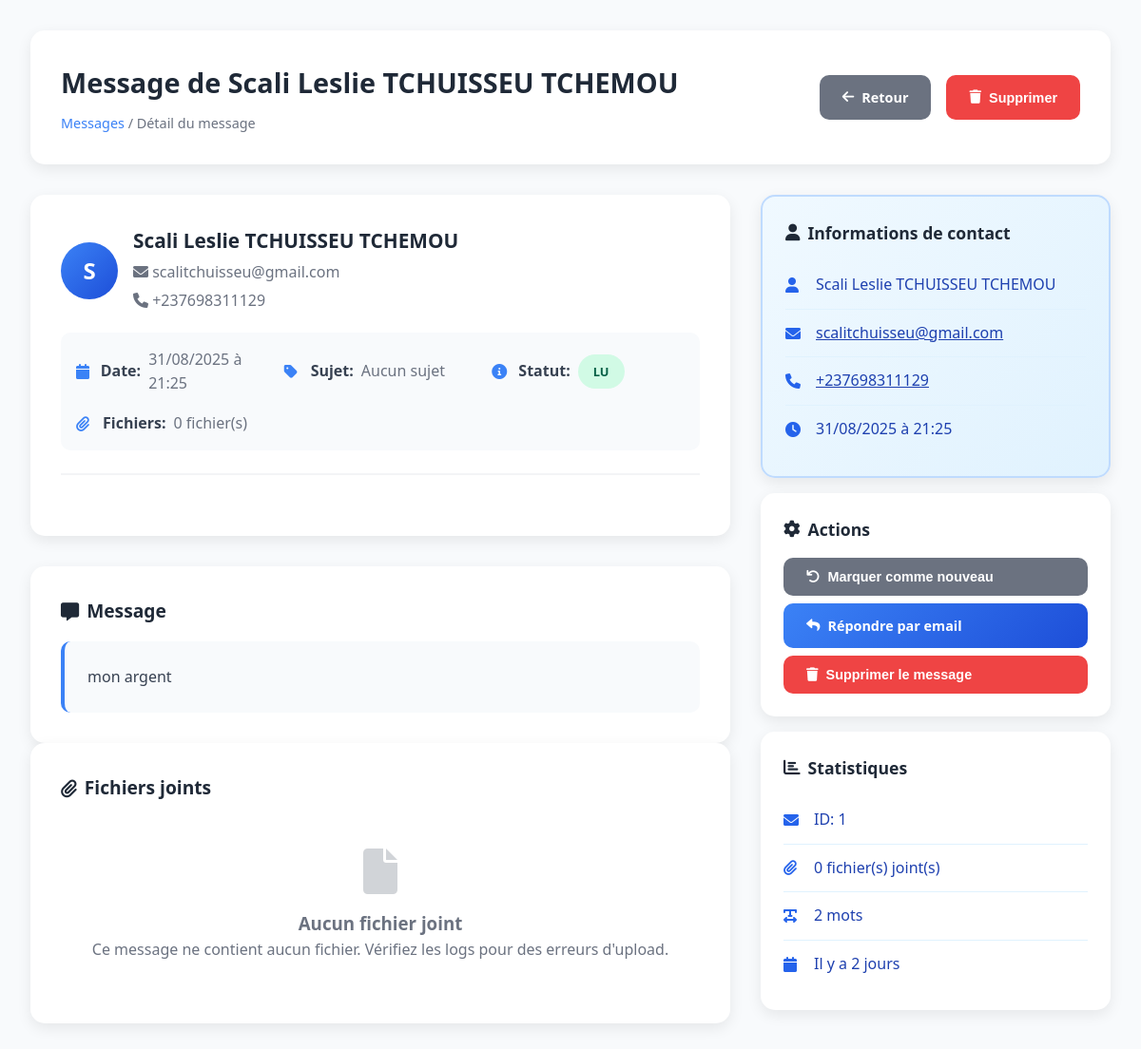
Before: /views/admin/message-detail.php?id=1 with the older database file.
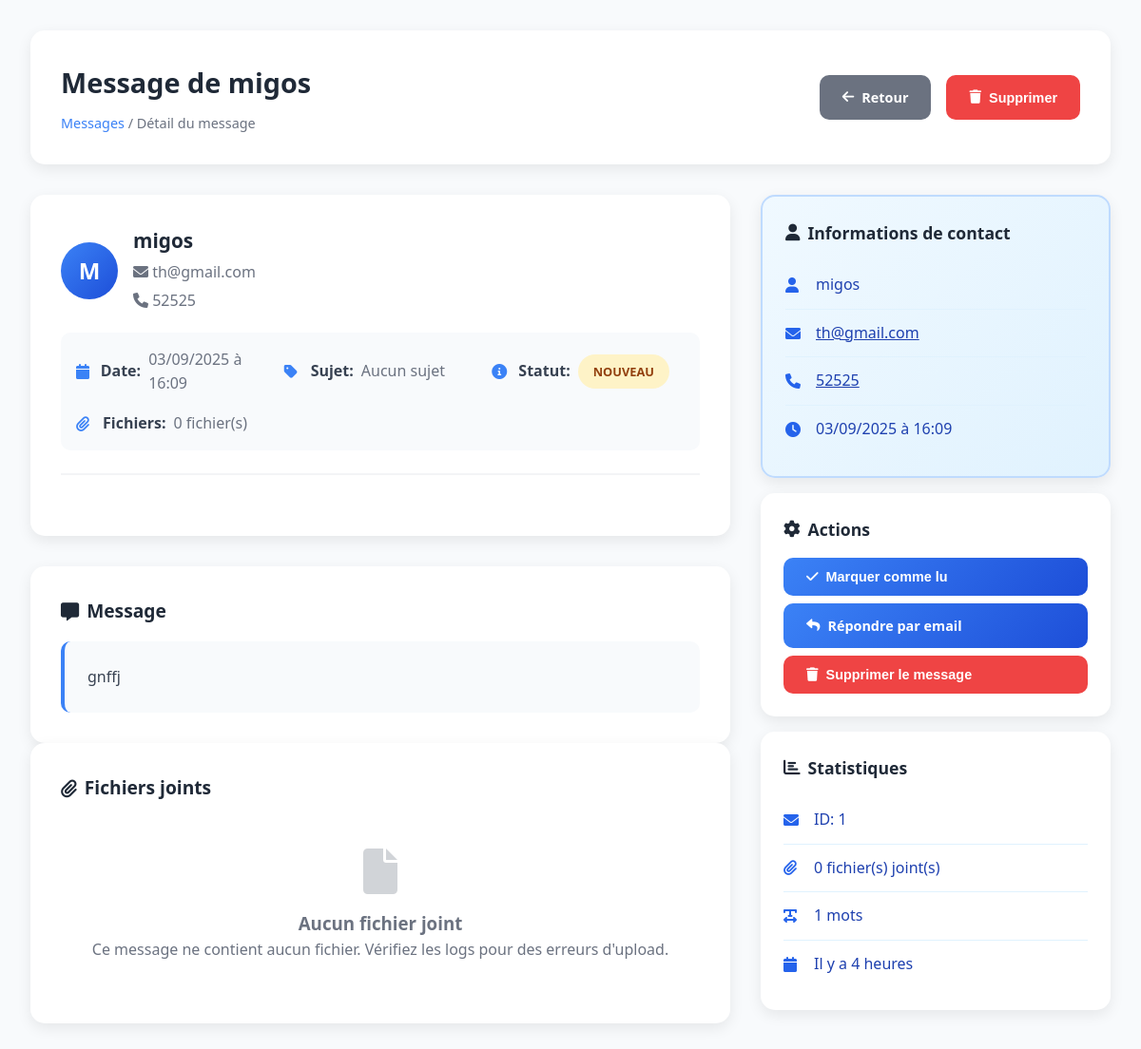
After: the same page with the newer database file.
### tables this page shows
CREATE TABLE contacts (
                    id INTEGER PRIMARY KEY AUTOINCREMENT,
                    name VARCHAR(255) NOT NULL,
                    email VARCHAR(255) NOT NULL,
                    phone VARCHAR(50),
                    subject VARCHAR(255),
                    message TEXT NOT NULL,
                    status VARCHAR(20) DEFAULT 'new',
                    appointment_id INTEGER,
                    appointment_requested INTEGER DEFAULT 0,
                    payment_method VARCHAR(20),
                    created_at DATETIME DEFAULT (datetime('now')),
                    updated_at DATETIME DEFAULT (datetime('now')),
                    FOREIGN KEY (appointment_id) REFERENCES appointments(id) ON DELETE SET NULL
                );

### views/admin/message-detail.php (the view, shortened to what the changed rows need)
<?php
$db = new Database();
$conn = $db->getConnection();
$contact_id = isset($_GET['id']) ? (int)$_GET['id'] : 0;
$stmt = $conn->prepare("SELECT * FROM contacts WHERE id = ?");
$stmt->execute([$contact_id]);
$contact = $stmt->fetch(PDO::FETCH_ASSOC);
$stmt = $conn->prepare("SELECT * FROM contact_files WHERE contact_id = ?");
$stmt->execute([$contact_id]);
$files = $stmt->fetchAll(PDO::FETCH_ASSOC);
?>
<!DOCTYPE html>
<html lang="fr">
<head>
    <link rel="stylesheet" href="https://cdnjs.cloudflare.com/ajax/libs/font-awesome/6.0.0/css/all.min.css">
</head>
<body>
    <div class="container">
        <div class="page-header">
            <div class="header-info">
                <h1>Message de <?php echo htmlspecialchars($contact['name']); ?></h1>
                <div class="breadcrumb">
                    <a href="/admin/contacts">Messages</a> / Détail du message
                </div>
            </div>
        </div>
        <div class="content-grid">
            <div class="main-content">
                <div class="message-card">
                    <div class="message-header">
                        <div class="sender-info">
                            <div class="sender-avatar">
                                <?php echo strtoupper(substr($contact['name'], 0, 1)); ?>
                            </div>
                            <div class="sender-details">
                                <h3><?php echo htmlspecialchars($contact['name']); ?></h3>
                                <p><i class="fas fa-envelope"></i> <?php echo htmlspecialchars($contact['email']); ?></p>
                                <?php if (!empty($contact['phone'])): ?>
                                    <p><i class="fas fa-phone"></i> <?php echo htmlspecialchars($contact['phone']); ?></p>
                                <?php endif; ?>
                            </div>
                        </div>
                        <div class="message-meta">
                            <div class="meta-item">
                                <i class="fas fa-calendar meta-icon"></i>
                                <span class="meta-label">Date:</span>
                                <span class="meta-value"><?php echo date('d/m/Y à H:i', strtotime($contact['created_at'])); ?></span>
                            </div>
                            <div class="meta-item">
                                <i class="fas fa-tag meta-icon"></i>
                                <span class="meta-label">Sujet:</span>
                                <span class="meta-value"><?php echo htmlspecialchars($contact['subject'] ?: 'Aucun sujet'); ?></span>
                            </div>
                            <div class="meta-item">
                                <i class="fas fa-info-circle meta-icon"></i>
                                <span class="meta-label">Statut:</span>
                                <span class="status-badge <?php echo $contact['status'] === 'new' ? 'status-new' : 'status-read'; ?>">
                                    <?php echo $contact['status'] === 'new' ? 'Nouveau' : 'Lu'; ?>
                                </span>
                            </div>
                        </div>
                    </div>
                </div>
                <div class="message-content">
                    <h2 class="content-title">
                        <i class="fas fa-comment-alt"></i>
                        Message
                    </h2>
                    <div class="message-text">
                        <?php echo nl2br(htmlspecialchars($contact['message'])); ?>
                    </div>
                </div>
                <?php if (!empty($files)): ?>
                    <div class="files-section">
                        <h2 class="content-title">
                            <i class="fas fa-paperclip"></i>
                            Fichiers joints (<?php echo count($files); ?>)
                        </h2>
                        <div class="files-grid">
                            <?php foreach ($files as $file): ?>
                                <div class="file-item">
                                    <div class="file-icon <?php echo getFileIconClass($file['original_name']); ?>">
                                        <i class="<?php echo getFileIcon($file['original_name']); ?>"></i>
                                    </div>
                                    <div class="file-info">
                                        <div class="file-name">
                                            <?php echo htmlspecialchars($file['original_name']); ?>
                                            <?php if ($file['file_missing']): ?>
                                                <span class="file-missing">(Fichier manquant)</span>
                                            <?php endif; ?>
                                        </div>
                                        <div class="file-details">
                                            <?php echo formatFileSize($file['file_size']); ?> •
                                            <?php echo strtoupper(pathinfo($file['original_name'], PATHINFO_EXTENSION)); ?> •
                                            <?php echo date('d/m/Y H:i', strtotime($file['uploaded_at'])); ?>
                                        </div>
                                    </div>
                                    <div class="file-actions">
                                        <?php if (!$file['file_missing']): ?>
                                            <?php if (strtolower(pathinfo($file['original_name'], PATHINFO_EXTENSION)) === 'pdf'): ?>
                                                <button class="file-btn btn-view" onclick="viewPDF('<?php echo htmlspecialchars($file['file_path']); ?>', '<?php echo htmlspecialchars($file['original_name']); ?>')" title="Aperçu">
                                                    <i class="fas fa-eye"></i>
                                                </button>
                                            <?php elseif (in_array(strtolower(pathinfo($file['original_name'], PATHINFO_EXTENSION)), ['jpg', 'jpeg', 'png', 'gif'])): ?>
                                                <button class="file-btn btn-view" onclick="viewImage('<?php echo htmlspecialchars($file['file_path']); ?>', '<?php echo htmlspecialchars($file['original_name']); ?>')" title="Aperçu">
                                                    <i class="fas fa-eye"></i>
                                                </button>
                                            <?php endif; ?>
                                            <a href="<?php echo htmlspecialchars($file['file_path']); ?>" download="<?php echo htmlspecialchars($file['original_name']); ?>" class="file-btn btn-download" title="Télécharger">
                                                <i class="fas fa-download"></i>
                                            </a>
                                        <?php endif; ?>
                                    </div>
                                </div>
                            <?php endforeach; ?>
                        </div>
                    </div>
                <?php else: ?>
                    <div class="files-section">
                        <h2 class="content-title">
                            <i class="fas fa-paperclip"></i>
                            Fichiers joints
                        </h2>
                    </div>
                <?php endif; ?>
            </div>
            <div class="actions-sidebar">
                <div class="action-card contact-info">
                    <div class="info-item">
                        <i class="fas fa-user info-icon"></i>
                        <span class="info-text"><?php echo htmlspecialchars($contact['name']); ?></span>
                    </div>
                    <div class="info-item">
                        <i class="fas fa-envelope info-icon"></i>
                        <a href="mailto:<?php echo htmlspecialchars($contact['email']); ?>" class="info-text"><?php echo htmlspecialchars($contact['email']); ?></a>
                    </div>
                    <?php if (!empty($contact['phone'])): ?>
                        <div class="info-item">
                            <i class="fas fa-phone info-icon"></i>
                            <a href="tel:<?php echo htmlspecialchars($contact['phone']); ?>" class="info-text"><?php echo htmlspecialchars($contact['phone']); ?></a>
                        </div>
                    <?php endif; ?>
                    <div class="info-item">
                        <i class="fas fa-clock info-icon"></i>
                        <span class="info-text"><?php echo date('d/m/Y à H:i', strtotime($contact['created_at'])); ?></span>
                    </div>
                </div>
                <div class="action-card">
                    <div class="action-list">
                        <?php if ($contact['status'] === 'new'): ?>
                            <button class="btn btn-primary" onclick="markAsRead(<?php echo $contact['id']; ?>)">
                                <i class="fas fa-check"></i>
                                Marquer comme lu
                            </button>
                        <?php else: ?>
                            <button class="btn btn-secondary" onclick="markAsNew(<?php echo $contact['id']; ?>)">
                                <i class="fas fa-undo"></i>
                                Marquer comme nouveau
                            </button>
                        <?php endif; ?>
                        <a href="mailto:<?php echo htmlspecialchars($contact['email']); ?>?subject=Re: <?php echo htmlspecialchars($contact['subject'] ?: 'Votre message'); ?>" class="btn btn-primary">
                            <i class="fas fa-reply"></i>
                            Répondre par email
                        </a>
                        <button class="btn btn-danger" onclick="deleteMessage(<?php echo $contact['id']; ?>)">
                            <i class="fas fa-trash"></i>
                            Supprimer le message
                        </button>
                    </div>
                </div>
                <div class="action-card">
                    <div class="info-item">
                        <i class="fas fa-envelope info-icon"></i>
                        <span class="info-text">ID: <?php echo $contact['id']; ?></span>
                    </div>
                    <div class="info-item">
                        <i class="fas fa-text-width info-icon"></i>
                        <span class="info-text"><?php echo str_word_count($contact['message']); ?> mots</span>
                    </div>
                    <div class="info-item">
                        <i class="fas fa-calendar info-icon"></i>
                        <span class="info-text">Il y a <?php echo timeAgo($contact['created_at']); ?></span>
                    </div>
                </div>
            </div>
        </div>
    </div>
    <?php
    function timeAgo($datetime) {
        $time = time() - strtotime($datetime);
        if ($time < 86400) return floor($time/3600) . ' heures';
        if ($time < 2592000) return floor($time/86400) . ' jours';
        return floor($time/31104000) . ' ans';
    }
    ?>
</body>
</html>

Changed rows visible on the page:
changed contacts "Aucun sujet": name "Scali Leslie TCHUISSEU TCHEMOU" → "migos"; name "S" → "M"; email "scalitchuisseu@gmail.com" → "th@gmail.com"; phone "+237698311129" → "52525"; created_at "31/08/2025 à 21:25" → "03/09/2025 à 16:09"; status "read" → "new" (drawn); message "mon argent" → "gnffj"; message "2" → "1"; created_at "2 jours" → "4 heures"
Other visible differences:
text no longer shown: "LU Marquer comme nouveau"
text now shown: "NOUVEAU Marquer comme lu"
